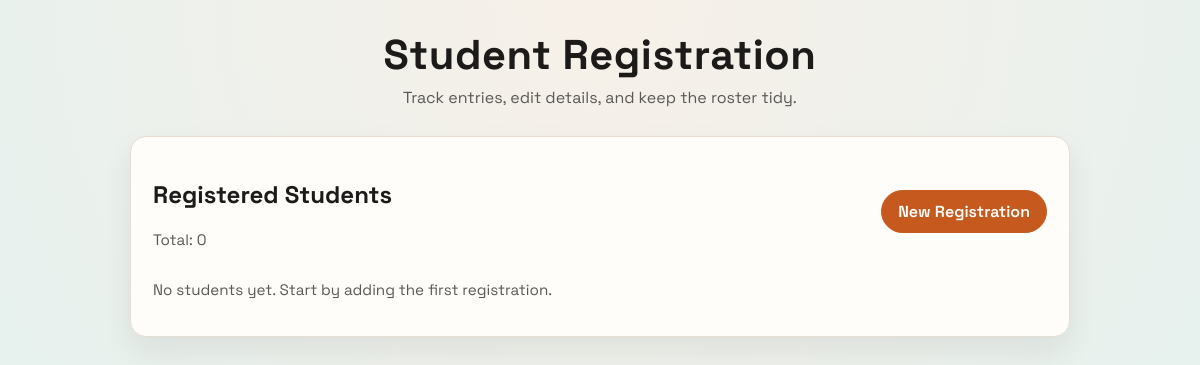
Before: / with the older database file.
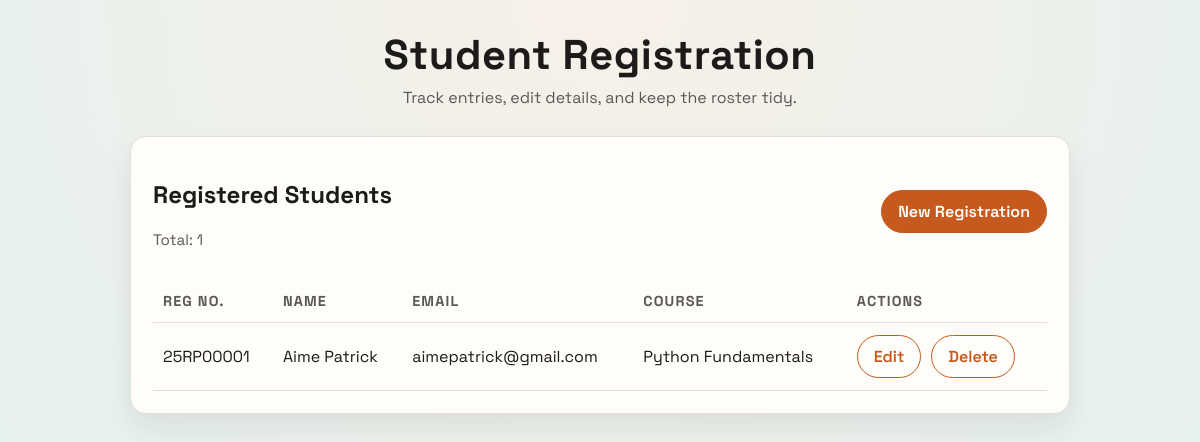
After: the same page with the newer database file.
### crud_app/models.py (models this page shows, shortened)
class Student(models.Model):
	first_name = models.CharField(max_length=100)
	last_name = models.CharField(max_length=100)
	email = models.EmailField(unique=True)
	registration_number = models.CharField(max_length=30, unique=True)
	course = models.CharField(max_length=120)
	created_at = models.DateTimeField(auto_now_add=True)

### crud_app/views.py (the view)
# urls.py: path("", views.student_list, name="student_list"),
def student_list(request):
	students = Student.objects.order_by("-created_at")
	return render(request, "crud_app/student_list.html", {"students": students})

### crud_app/templates/crud_app/student_list.html (shortened to what this page needs)
{% extends "crud_app/base.html" %}
{% block content %}
<div class="card">
    <div class="toolbar">
        <div>
            <h2>Registered Students</h2>
            <p class="note">Total: {{ students|length }}</p>
        </div>
        <a class="btn" href="{% url 'student_create' %}">New Registration</a>
    </div>
    {% if students %}
    <table>
        <thead>
            <tr>
                <th>Reg No.</th>
                <th>Name</th>
                <th>Email</th>
                <th>Course</th>
                <th>Actions</th>
            </tr>
        </thead>
        <tbody>
        {% for student in students %}
            <tr>
                <td>{{ student.registration_number }}</td>
                <td>{{ student.first_name }} {{ student.last_name }}</td>
                <td>{{ student.email }}</td>
                <td>{{ student.course }}</td>
                <td>
                    <div class="actions">
                        <a class="btn secondary" href="{% url 'student_update' student.pk %}">Edit</a>
                        <a class="btn secondary" href="{% url 'student_delete' student.pk %}">Delete</a>
                    </div>
                </td>
            </tr>
        {% endfor %}
        </tbody>
    </table>
    {% else %}
    <p class="note">No students yet. Start by adding the first registration.</p>
    {% endif %}
</div>
{% endblock %}

### crud_app/templates/crud_app/base.html (shortened to what this page needs)
<!DOCTYPE html>
<html lang="en">
<head>
</head>
<body>
    <header>
        <h1>Student Registration</h1>
        <p>Track entries, edit details, and keep the roster tidy.</p>
    </header>
    <main>
        {% block content %}{% endblock %}
    </main>
</body>
</html>

### crud_app/templates/crud_app/base.html (style rules this page uses)
:root { --bg-start: #f7f0e8; --bg-end: #e0f2f1; --ink: #1c1b1a; --muted: #5a5856; --accent: #c65a1e; --accent-dark: #9e4716; --card: #fffdf9; --border: #e7ddd1; }
* { box-sizing: border-box; }
body { margin: 0; font-family: "Space Grotesk", system-ui, -apple-system, sans-serif; color: var(--ink); background: radial-gradient(circle at top, var(--bg-start), var(--bg-end)); min-height: 100vh; }
header { padding: 28px 20px 12px; text-align: center; }
header h1 { margin: 0 0 6px; font-size: clamp(1.8rem, 4vw, 2.6rem); letter-spacing: 0.5px; }
header p { margin: 0; color: var(--muted); }
main { max-width: 980px; margin: 0 auto; padding: 16px 20px 48px; }
.card { background: var(--card); border: 1px solid var(--border); border-radius: 16px; box-shadow: 0 14px 30px rgba(28, 27, 26, 0.08); padding: 22px; animation: fade-up 0.6s ease; }
.toolbar { display: flex; flex-wrap: wrap; gap: 12px; align-items: center; justify-content: space-between; margin-bottom: 16px; }
.btn { display: inline-flex; align-items: center; justify-content: center; padding: 10px 16px; border-radius: 999px; border: 1px solid var(--accent); background: var(--accent); color: #fff; text-decoration: none; font-weight: 600; transition: transform 0.2s ease, box-shadow 0.2s ease; }
.btn.secondary { background: transparent; color: var(--accent); }
table { width: 100%; border-collapse: collapse; }
th, td { text-align: left; padding: 12px 10px; border-bottom: 1px solid var(--border); }
th { font-size: 0.9rem; text-transform: uppercase; letter-spacing: 0.08em; color: var(--muted); }
.actions { display: flex; gap: 10px; flex-wrap: wrap; }
.note { color: var(--muted); font-size: 0.95rem; }

Changed rows visible on the page:
added Student: registration_number "25RP00001", first_name "Aime", last_name "Patrick", email "aimepatrick@gmail.com", course "Python Fundamentals"
Other visible differences:
{{ students|length }}: "0" → "1"
text no longer shown: "No students yet. Start by adding the first registration."
text now shown: "REG NO. NAME EMAIL COURSE ACTIONS"
